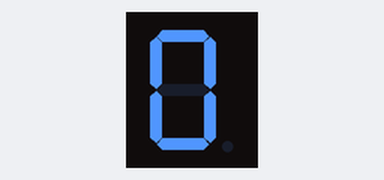
A sketch run on a simulated Arduino Uno, built with avr-gcc and run on an emulated ATmega328P. On the bench: 1-digit seven-segment display. Wiring (inferred from the names in the program): 1-digit 7-segment display, segments lit when HIGH: segments pin 2, pin 3, pin 4, pin 5, pin 6, pin 7, pin 8. The segment pins are drawn as the display they are named for.

Above: at 0.1 s.
At 1.1 s:
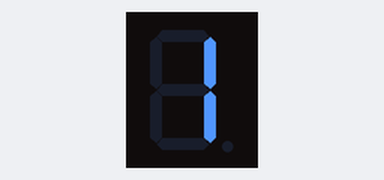
At 2.1 s:
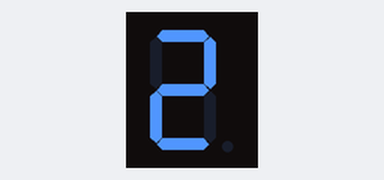
At 4.1 s:
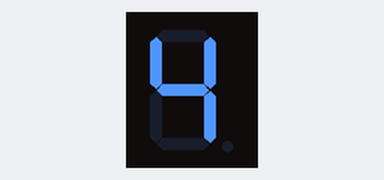
At 6.1 s:
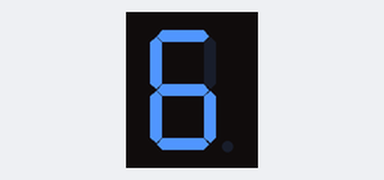
At 9.1 s:
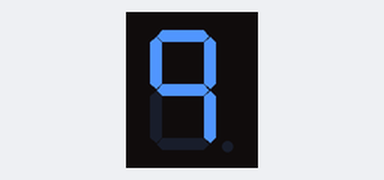

Measured:
- by itself, everything shown: repeats every 11.0 s, in 10 steps
- what the display in image 1 shows lasts 1.0 s, from 1.0 s to 2.0 s
- what the display in image 5 shows lasts 2.0 s, from 9.0 s to 11.0 s

The sketch:

DISPLAY_7_SEGMENTOS.ino
```cpp
/*

 *****CODIGO RECREADO POR y ESCRITO POR Ivan Andres Barbosa Beltran*****
 -SOLO FUNCIONA CON DISPLAY 7 SEGMENTOS CATODO COMUN
 -SE IMPLEMENTA ADEMAS DEL ARDUINO Y LOS JUMPERS ES OBLIGATORIO IMPLEMENTAR
 UNA RESITENCIA DE ENTRE 120 Y 250 OHMIOS A CADA CONEXION DEL DISPLAY 7 SEGMENTOS
 **PROGRAMADO EN ARDUINO UNO Y SOLO COMPATIBLE CON ARDUINO UNO**

*/

const int a = 2;
const int b = 3;
const int c = 4;
const int d = 5; //ESTABLECEMOS LAS VARIABLES
const int e = 6;
const int f = 7;
const int g = 8;

  void setup() {
    pinMode(a, OUTPUT);
    pinMode(b, OUTPUT);
    pinMode(c, OUTPUT);
    pinMode(d, OUTPUT); //CONFIGURAMOS LAS VARIABLES COMO SALIDAS
    pinMode(e, OUTPUT);
    pinMode(f, OUTPUT);
    pinMode(g, OUTPUT);
  }
//AHORA ESTABLECEMOS EL CODIGO
  void loop() {
    digitalWrite(a, HIGH);
    digitalWrite(b, HIGH);
    digitalWrite(c, HIGH);
    digitalWrite(d, HIGH);//NUMERO CERO
    digitalWrite(e, HIGH);
    digitalWrite(f, HIGH);
    digitalWrite(g, LOW);
    delay(1000);//RETARDO
    digitalWrite(a, LOW);
    digitalWrite(b, HIGH);
    digitalWrite(c, HIGH);//NUMERO UNO
    digitalWrite(d, LOW);
    digitalWrite(e, LOW);
    digitalWrite(f, LOW);
    digitalWrite(g, LOW);
    delay(1000);//RETARDO
    digitalWrite(a, HIGH);
    digitalWrite(b, HIGH);
    digitalWrite(c, LOW);
    digitalWrite(d, HIGH);//NUMERO DOS
    digitalWrite(e, HIGH);
    digitalWrite(f, LOW);
    digitalWrite(g, HIGH);
    delay(1000);//RETARDO
    digitalWrite(a, HIGH);
    digitalWrite(b, HIGH);
    digitalWrite(c, HIGH);//NUMERO TRES
    digitalWrite(d, HIGH);
    digitalWrite(e, LOW);
    digitalWrite(f, LOW);
    digitalWrite(g, HIGH);
    delay(1000);//RETARDO
    digitalWrite(a, LOW);
    digitalWrite(b, HIGH);
    digitalWrite(c, HIGH);//NUMERO CUATRO
    digitalWrite(d, LOW);
    digitalWrite(e, LOW);
    digitalWrite(f, HIGH);
    digitalWrite(g, HIGH);
    delay(1000);//RETARDO
    digitalWrite(a, HIGH);
    digitalWrite(b, LOW);
    digitalWrite(c, HIGH);
    digitalWrite(d, HIGH);//NUMERO CINCO
    digitalWrite(e, LOW);
    digitalWrite(f, HIGH);
    digitalWrite(g, HIGH);
    delay(1000);//RETARDO
    digitalWrite(a, HIGH);
    digitalWrite(b, LOW);
    digitalWrite(c, HIGH);//NUMERO SEIS
    digitalWrite(d, HIGH);
    digitalWrite(e, HIGH);
    digitalWrite(f, HIGH);
    digitalWrite(g, HIGH);
    delay(1000);//RETARDO
    digitalWrite(a, HIGH);
    digitalWrite(b, HIGH);
    digitalWrite(c, HIGH);//NUMERO SIETE
    digitalWrite(d, LOW);
    digitalWrite(e, LOW);
    digitalWrite(f, LOW);
    digitalWrite(g, LOW);
    delay(1000);//RETARDO
    digitalWrite(a, HIGH);
    digitalWrite(b, HIGH);
    digitalWrite(c, HIGH);//NUMERO OCHO
    digitalWrite(d, HIGH);
    digitalWrite(e, HIGH);
    digitalWrite(f, HIGH);
    digitalWrite(g, HIGH);
    delay(1000);//RETARDO
    digitalWrite(a, HIGH);
    digitalWrite(b, HIGH);
    digitalWrite(c, HIGH);
    digitalWrite(d, LOW);//NUMERO NUEVE
    digitalWrite(e, LOW);
    digitalWrite(f, HIGH);
    digitalWrite(g, HIGH);
    delay(2000);//RETARDO Y DE AQUI SALTA AL CERO Y SE REPITE EL CICLO
  }
```
